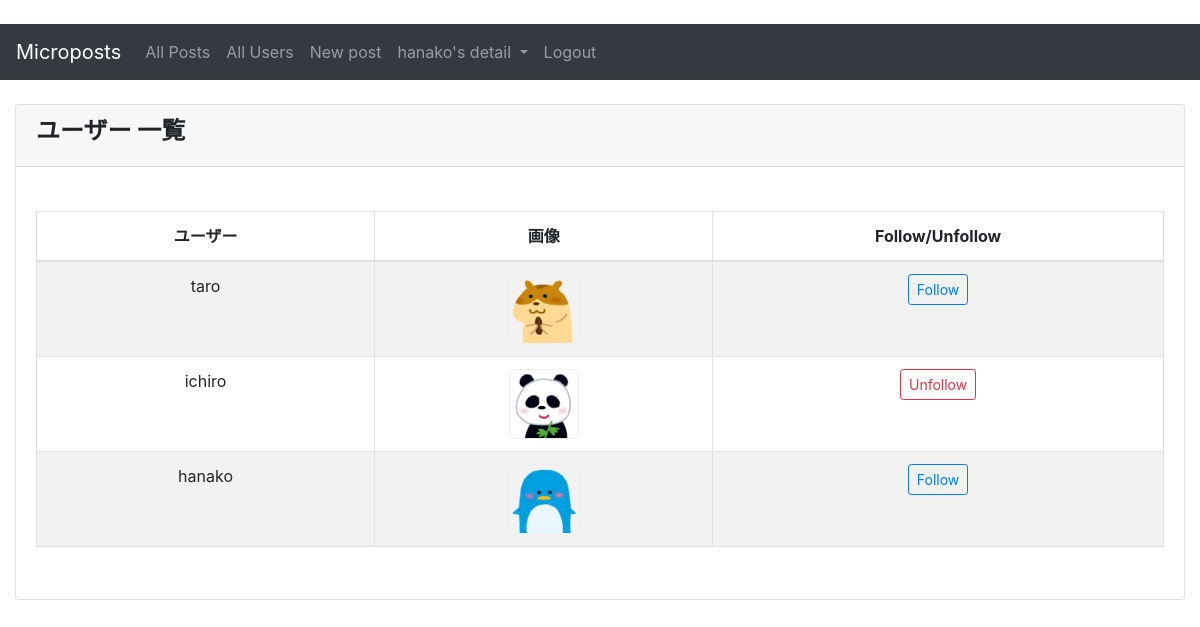
Page /accounts/userlist/ (signed in) on the committed database.
### accounts/models.py (models this page shows, shortened)
class User(AbstractBaseUser, PermissionsMixin):
    username = models.CharField(max_length=50, unique=True)
    email = models.EmailField(max_length=50, unique=True)
    is_active = models.BooleanField(default=True)
    is_staff = models.BooleanField(default=False)
    avatar = models.ImageField(blank=True, null=True)
    EMAIL_FIELD = 'email'
    USERNAME_FIELD = 'username'
    REQUIRED_FIELDS = ['email']
    objects = UserManager()
    favourite_post = models.ManyToManyField(
        'microposts.Post', blank=True,
        verbose_name='お気に入りの投稿'
    )

### accounts/views.py (the view)
# urls.py: path('userlist/', UserListView.as_view(), name='userlist'),
class UserListView(LoginRequiredMixin, ListView):
    template_name = 'accounts/userlist.html'
    model = User
    def get_queryset(self):
        return User.objects.all()
    def get_context_data(self, **kwargs): # 追加
        context = super().get_context_data(**kwargs)
        user = self.request.user
        followings = (Relationship.objects.filter(follower_id=user.id)).values_list('following_id')
        context['following_list'] = User.objects.filter(id__in=followings)
        return context

### templates/accounts/userlist.html (shortened to what this page needs)
{% extends 'base.html' %}
{% block content %}
    <div class="content-wrapper">
        <div class="container-fluid">
            <div class="card mb-3">
                <div class="card-header">
                    <h4><b> ユーザー 一覧</b></h4>
                </div>
                <div class="card-body">
                    <div class="table table-responsive">
                        <table id='user_list' width="100%" class="table table-striped table-bordered table-hover">
                            <thead>
                            <tr>
                                <th class="text-center">ユーザー</th>
                                <th class="text-center">画像</th>
                                <th class="text-center">Follow/Unfollow</th>
                            </tr>
                            </thead>
                            <tbody>
                            {% for item in object_list %}
                                <tr class="odd gradeX text-center">
                                    <td class="text-center" style="width: 30%">{{ item.username }}</td>
                                    <td class="text-center" style="width: 30%">
                                    {% if item.avatar %}
                                        <img class="rounded img-fluid mx-auto d-block" src="{{ item.avatar.url }}" id="avatar-thumbnail" alt="avatar_thumbnail">
                                    {% else %}
                                        <img class="rounded img-fluid mx-auto d-block" alt="プロフィール更新から画像が登録できます">
                                    {% endif %}</td>
                                    <td class="text-center" style="width: 40%">
                                    {% if item in following_list %}
                                        <form action="{% url 'accounts:rm_relation' pk=item.id %}" method="post">
                                            <button type="submit" class="btn btn-outline-danger btn-sm" name="button">
                                                Unfollow
                                            </button>
                                        </form>
                                    {% else %}
                                        <form action="{% url 'accounts:mk_relation' pk=item.id %}" method="post">
                                            <button type="submit" class="btn btn-outline-primary btn-sm" name="button">
                                                Follow
                                            </button>
                                        </form>
                                    {% endif %}
                                    </td>
                                </tr>
                            {% endfor %}
                            </tbody>
                        </table>
                    </div>
                </div>
            </div>
        </div>
    </div>
{% endblock %}

### templates/base.html (shortened to what this page needs)
{% load static %}
<!DOCTYPE html>
<html lang="ja">
<head>
    <link rel="stylesheet" href="https://stackpath.bootstrapcdn.com/bootstrap/4.3.1/css/bootstrap.min.css"
>
    <link rel="stylesheet" href="{% static 'CSS/style.css' %}">
    <link rel="stylesheet" href="{% static 'CSS/magnific-popup.css' %}">
    {% load bootstrap4 %}
</head>
<body>
<header class="mb-4">
    <nav class="navbar navbar-expand-sm navbar-dark bg-dark">
        <a class="navbar-brand" href="#">Microposts</a>
        <div class="collapse navbar-collapse" id="navbarSupportedContent">
            <ul class="navbar-nav navbar-left">
            {% if user.is_authenticated %}
                <li class="nav-item">
                    <a class="nav-link" href="{% url 'microposts:postlist' %}">All Posts</a>
                </li>
                <li class="nav-item">
                    <a class="nav-link" href="{% url 'accounts:userlist' %}">All Users</a>
                </li>
                <li class="nav-item">
                    <a class="nav-link" href="{% url 'microposts:create' %}">New post</a>
                </li>
                <li class="nav-item dropdown">
                    <a class="nav-link dropdown-toggle" href="#" id="navbarDropdownMenuLink" role="button"
                    data-toggle="dropdown" aria-haspopup="true" aria-expanded="false">
                        {{ user.username }}'s detail </a>
                </li>
            {% endif %}
            </ul>
            <ul class="navbar-nav navbar-right">
            {% if user.is_authenticated %}
                <li class="nav-item">
                    <a class="nav-link" href="{% url 'accounts:logout' %}">Logout</a>
                </li>
            {% endif %}
            </ul>
        </div>
    </nav>
</header>
{% block content %}
{% endblock content %}
<link rel="stylesheet" href="https://rawgit.com/enyo/dropzone/master/dist/dropzone.css">
</body>
</html>

### static/CSS/style.css (style rules this page uses)
#avatar-thumbnail { height: 70px; width: 70px; object-fit: cover; border-radius: 20%; border: 1px solid #eee; }

### rows in the picture
User: username "hanako", avatar (picture), shows "Follow"
User: username "taro", avatar (picture), shows "Follow"
User: username "ichiro", avatar (picture), shows "Unfollow"
